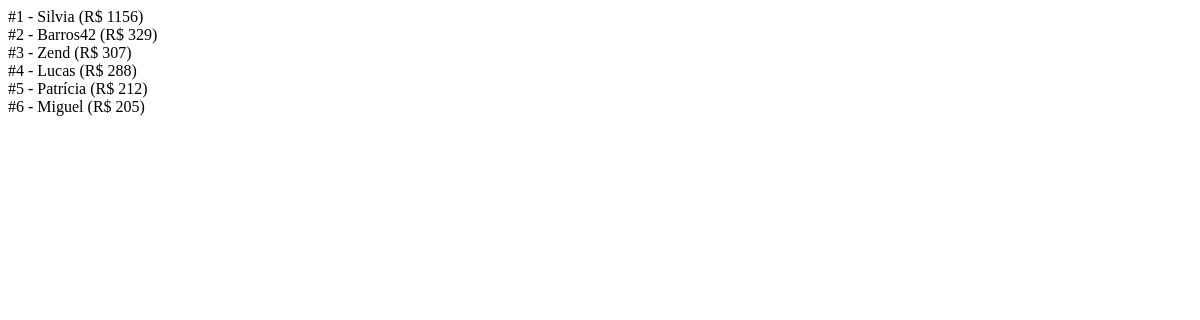
The app's page /contas/rank/, older data.
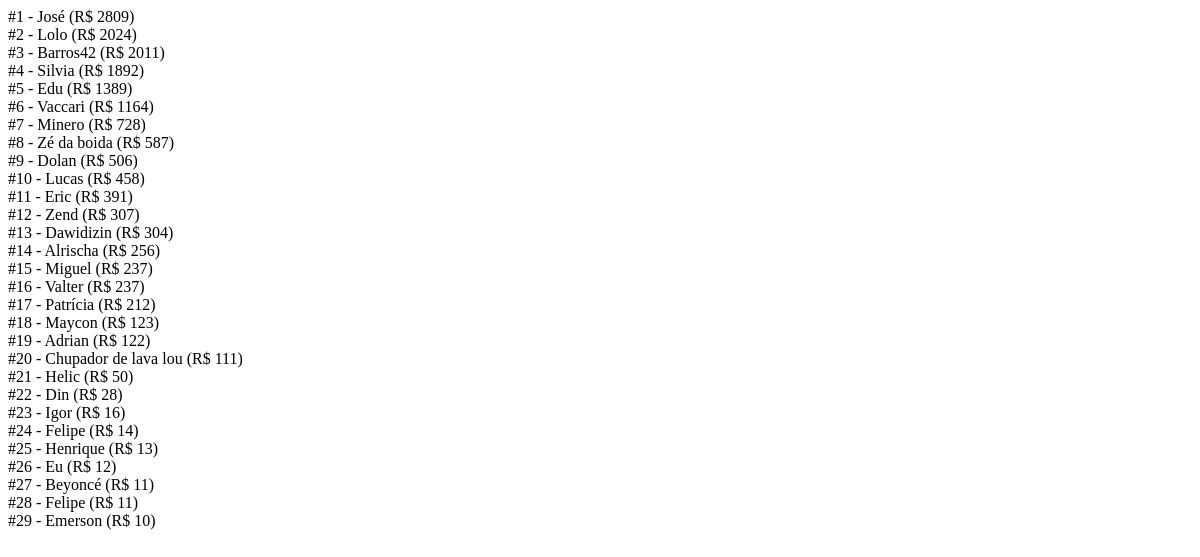
The same page, newer data.
### contas/models.py (models this page shows, shortened)
class Usuario(models.Model):
    nome = models.CharField(max_length=50)
    pontuacao = models.IntegerField()
    id_user = models.CharField(max_length=25)

### contas/views.py (the view)
# urls.py: path('rank/', views.rankin),
def rankin(request):
    usuario = Usuario.objects.all().order_by('-pontuacao')
    num = 0
    return render(request, 'contas/registro.html', {"usuario": usuario, "num":num})

### contas/templates/contas/registro.html
{% load staticfiles %}
    {% for usuario in usuario %}
        <div id="{{usuario.id_user}}" class="DivPontos">
            <div class="UsuarioNomePontos">#{{forloop.counter}} - {{usuario.nome}} (R$ {{usuario.pontuacao}}) </div>
        </div>
    {% endfor %}

Row changes from the older to the newer data that the page shows:
added Usuario: nome "José", pontuacao "2809"
added Usuario: nome "Lolo", pontuacao "2024"
changed Usuario "Barros42": pontuacao "329" → "2011"; moves up the list
changed Usuario "Silvia": pontuacao "1156" → "1892"
added Usuario: nome "Edu", pontuacao "1389"
added Usuario: nome "Vaccari", pontuacao "1164"
added Usuario: nome "Minero", pontuacao "728"
added Usuario: nome "Zé da boida", pontuacao "587"
added Usuario: nome "Dolan", pontuacao "506"
changed Usuario "Lucas": pontuacao "288" → "458"; moves up the list
added Usuario: nome "Eric", pontuacao "391"
added Usuario: nome "Dawidizin", pontuacao "304"
added Usuario: nome "Alrischa", pontuacao "256"
changed Usuario "Miguel": pontuacao "205" → "237"; moves up the list
added Usuario: nome "Valter", pontuacao "237"
added Usuario: nome "Maycon", pontuacao "123"
added Usuario: nome "Adrian", pontuacao "122"
added Usuario: nome "Chupador de lava lou", pontuacao "111"
added Usuario: nome "Helic", pontuacao "50"
added Usuario: nome "Din", pontuacao "28"
added Usuario: nome "Igor", pontuacao "16"
added Usuario: nome "Felipe", pontuacao "14"
added Usuario: nome "Henrique", pontuacao "13"
added Usuario: nome "Eu", pontuacao "12"
added Usuario: nome "Beyoncé", pontuacao "11"
added Usuario: nome "Felipe", pontuacao "11"
added Usuario: nome "Emerson", pontuacao "10"
